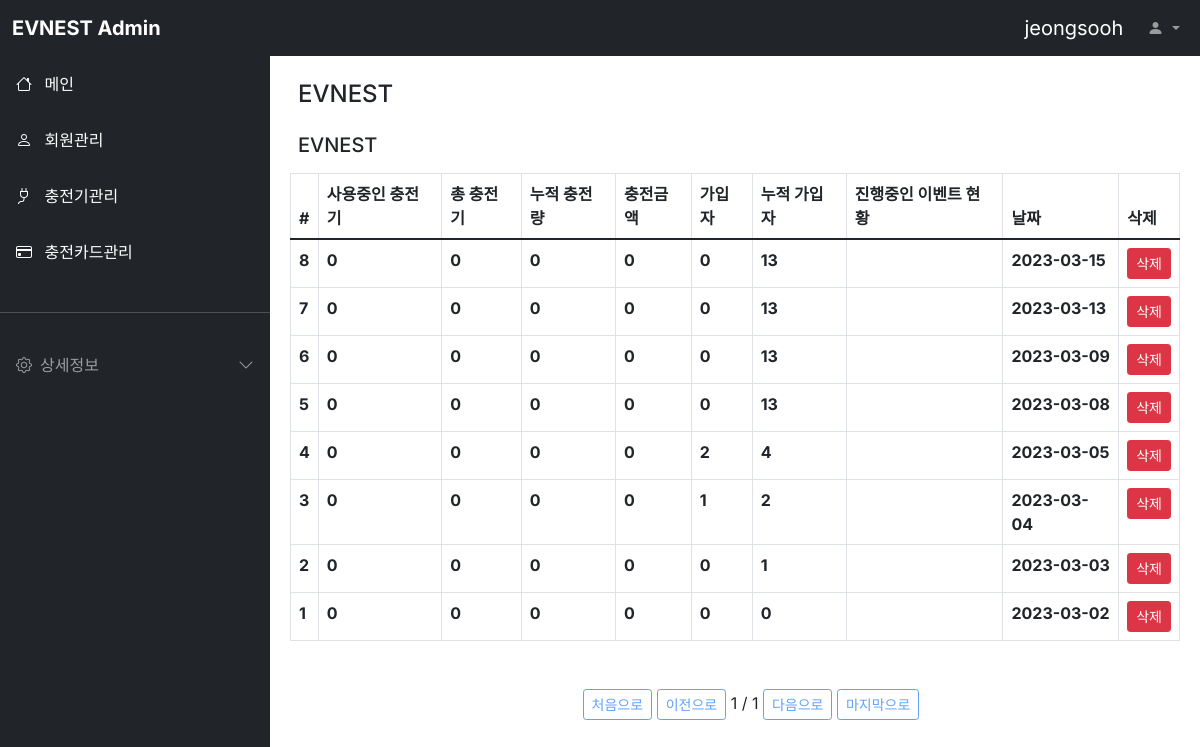
Before: /evmain/ (signed in) with the older database file.
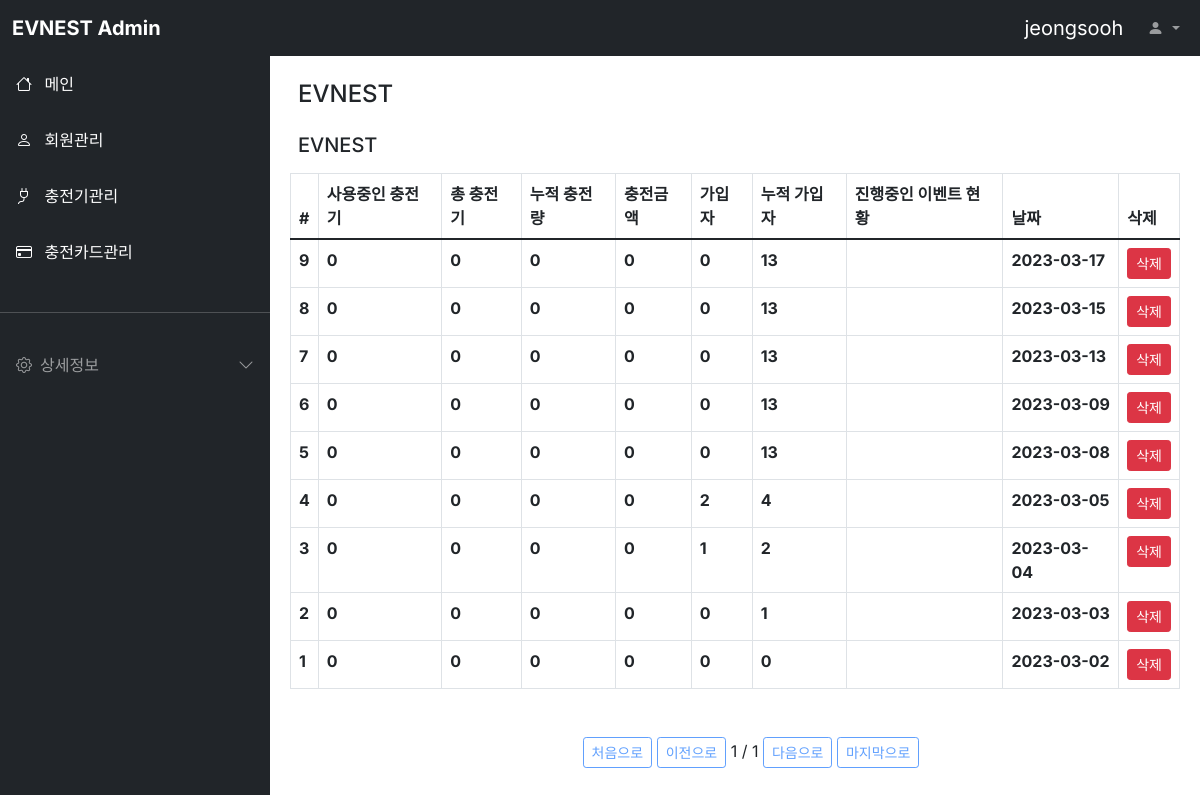
After: the same page with the newer database file.
### evmain/models.py (models this page shows)
class Evmain(models.Model):
    regiCount = models.IntegerField(verbose_name='금일 가입자')
    regiTotal = models.IntegerField(verbose_name='누적 가입자')
    useCharger = models.IntegerField(verbose_name='사용중인 충전기')
    totalCharger = models.IntegerField(verbose_name='총 충전기')
    totalenergy = models.CharField(max_length=128, verbose_name='금일 누적 충전량')
    totalamount = models.CharField(max_length=128, null=True ,default=0 , verbose_name='금일 충전금액')
    eventcurrent = models.CharField(max_length=128,verbose_name='진행중인 이벤트 현황')
    systemday = models.DateTimeField(auto_now_add=False,null=True,verbose_name='당일날짜')
    class Meta:
        db_table = 'nevsp_evmain'
        verbose_name = '메인화면'
        verbose_name_plural = '메인'

### evmain/views.py (the view)
# urls.py: path('', EvmainListView.as_view()),
class EvmainListView(ListView):
    model = Evmain
    template_name = 'evmain.html'
    context_object_name = 'evmainList'
    paginate_by = 10
    queryset = Evmain.objects.all()
    ordering = ['-systemday']
    EvmainCreate()
    def get_context_data(self, **kwargs):
        context = super().get_context_data(**kwargs)
        user_id = self.request.session['user']
        context['loginuser'] = user_id
        return context

### evmain/templates/evmain.html (shortened to what this page needs)
{% extends "base.html" %}
{% block contents %}
<div class="row mt-3 mx-3">
	<div class="col-md-6 fw-bold">
		<h4>EVNEST</h4>
	</div>
</div>
<div class="row mt-3 mx-3">
	<div class="col-md-6 fw-bold">
		<h5>EVNEST</h5>
	</div>
	<div class="col-md-3 d-grid justify-content-md-end">
	</div>
</div>
<div class="row mt-2 mx-2">
	<div class="col-12">
		<table class="table table-bordered">
		<thead class="thead-light">
		<tr>
			<th scope="col">
				#
			</th>
			<th scope="col">
				사용중인 충전기
			</th>
			<th scope="col">
				총 충전기
			</th>
			<th scope="col">
				누적 충전량
			</th>
			<th scope="col">
				충전금액
			</th>
			<th scope="col">
				가입자
			</th>
			<th scope="co1">
				누적 가입자
			</th>
			<th scope="col">
				진행중인 이벤트 현황
			</th>
			<th scope="col">
				날짜
			</th>
			<th scope="col">
				삭제
			</th>
		</tr>
		</thead>
		<tbody class="text-dark">
		 {% for evmain in evmainList %}
		<tr>
			<th scope="row">
				{{ evmain.id }}
			</th>
			<th>
				{{ evmain.useCharger }}</a>
			</th>
			<th>
				{{ evmain.totalCharger }}
			</th>
			<th>
				{{ evmain.totalenergy }}
			</th>
			<th>
				{{ evmain.totalamount }}
			</th>
			<th>
				{{ evmain.regiCount }}
			</th>
			<th>
				{{ evmain.regiTotal }}
			</th>
			<th>
			</th>
			<th>
				{{ evmain.systemday | date:'Y-m-d' }}
			</th>
			<th>
				<button class="btn btn-primary btn-sm btn-danger" onclick="window.open('/evmain/{{ evmain.id }}/delete','window_name','width=430,height=500,location=no,status=no,scrollbars=no');">삭제</button>
			</th>
		</tr>
		 {% endfor %}
		</tbody>
		</table>
		<div class="pagination justify-content-center mt-5">
			<ul class="step-links">
				 {% if page_obj.has_previous %} <a class="btn btn-sm btn-outline-primary" href="?page=1">처음으로</a>
				<a class="btn btn-sm btn-outline-primary" href="?page={{ page_obj.previous_page_number }}">이전으로</a>
				{% else %} <a class="btn btn-sm btn-outline-primary disabled" href="#">처음으로</a>
				<a class="btn btn-sm btn-outline-primary disabled" href="#">이전으로</a>
				{% endif %} <span class="current">
				{{ page_obj.number }} / {{ page_obj.paginator.num_pages }} </span>
				{% if page_obj.has_next %} <a class="btn btn-sm btn-outline-primary" href="?page={{ page_obj.next_page_number }}">다음으로</a>
				<a class="btn btn-sm btn-outline-primary" href="?page={{ page_obj.paginator.num_pages }}">마지막으로</a>
				{% else %} <a class="btn btn-sm btn-outline-primary disabled" href="#">다음으로</a>
				<a class="btn btn-sm btn-outline-primary disabled" href="#">마지막으로</a>
				{% endif %}
			</ul>
		</div>
	</div>
</div>
{% endblock %}

Changed rows visible on the page:
added Evmain: id "9", useCharger "0", totalCharger "0", totalenergy "0", totalamount "0", regiCount "0", regiTotal "13", systemday "2023-03-17"
